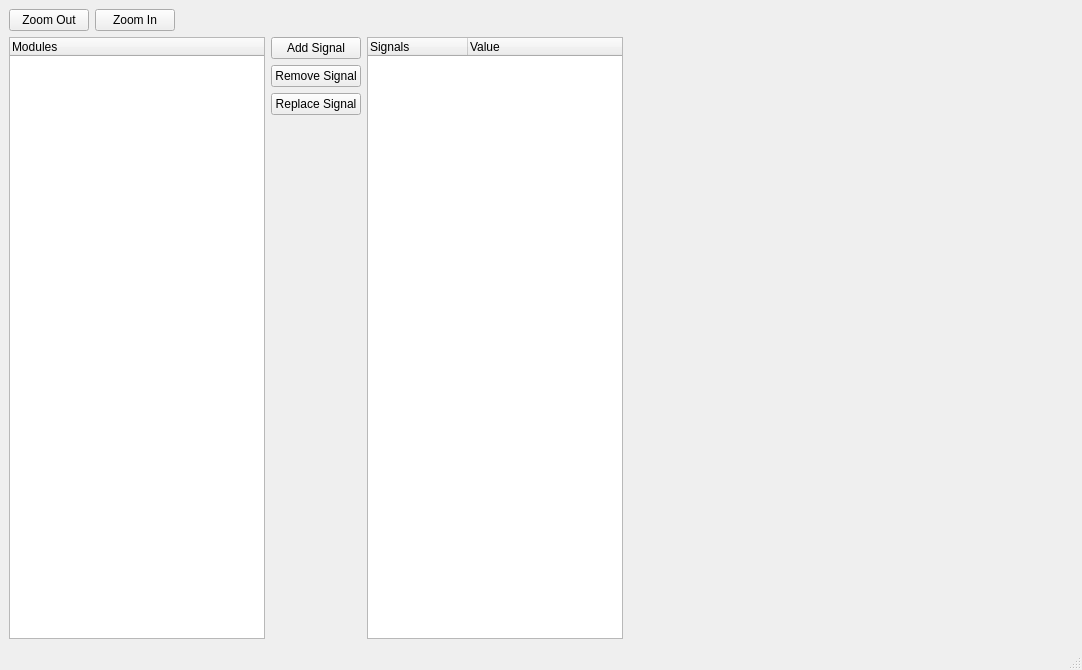
<?xml version="1.0" encoding="UTF-8"?>
<ui version="4.0">
 <class>MainWindow</class>
 <widget class="QMainWindow" name="MainWindow">
  <property name="enabled">
   <bool>true</bool>
  </property>
  <property name="geometry">
   <rect>
    <x>0</x>
    <y>0</y>
    <width>1082</width>
    <height>670</height>
   </rect>
  </property>
  <property name="minimumSize">
   <size>
    <width>0</width>
    <height>0</height>
   </size>
  </property>
  <property name="windowTitle">
   <string>MainWindow</string>
  </property>
  <widget class="QWidget" name="centralwidget">
   <property name="minimumSize">
    <size>
     <width>900</width>
     <height>400</height>
    </size>
   </property>
   <layout class="QHBoxLayout" name="horizontalLayout">
    <item>
     <layout class="QVBoxLayout" name="MainLayout" stretch="0,0">
      <item>
       <layout class="QHBoxLayout" name="MenuButtonLayout">
        <item>
         <widget class="QPushButton" name="ZoomOut">
          <property name="text">
           <string>Zoom Out</string>
          </property>
          <property name="icon">
           <iconset theme="zoom-out">
            <normaloff>.</normaloff>.</iconset>
          </property>
         </widget>
        </item>
        <item>
         <widget class="QPushButton" name="ZoomIn">
          <property name="autoFillBackground">
           <bool>false</bool>
          </property>
          <property name="text">
           <string>Zoom In</string>
          </property>
          <property name="icon">
           <iconset theme="zoom-in">
            <normaloff>.</normaloff>.</iconset>
          </property>
         </widget>
        </item>
        <item>
         <spacer name="MenuButtonSpacer">
          <property name="orientation">
           <enum>Qt::Horizontal</enum>
          </property>
          <property name="sizeHint" stdset="0">
           <size>
            <width>40</width>
            <height>20</height>
           </size>
          </property>
         </spacer>
        </item>
       </layout>
      </item>
      <item>
       <layout class="QHBoxLayout" name="MainModuleAndSignalLayout">
        <item>
         <widget class="QTreeWidget" name="ModuleTreeWidget">
          <property name="sizePolicy">
           <sizepolicy hsizetype="Fixed" vsizetype="Expanding">
            <horstretch>0</horstretch>
            <verstretch>0</verstretch>
           </sizepolicy>
          </property>
          <property name="verticalScrollBarPolicy">
           <enum>Qt::ScrollBarAsNeeded</enum>
          </property>
          <property name="autoScroll">
           <bool>true</bool>
          </property>
          <property name="verticalScrollMode">
           <enum>QAbstractItemView::ScrollPerItem</enum>
          </property>
          <property name="horizontalScrollMode">
           <enum>QAbstractItemView::ScrollPerPixel</enum>
          </property>
          <column>
           <property name="text">
            <string>Modules</string>
           </property>
          </column>
         </widget>
        </item>
        <item>
         <layout class="QVBoxLayout" name="SignalButtonLayout">
          <item>
           <widget class="QPushButton" name="AddSignal">
            <property name="text">
             <string>Add Signal</string>
            </property>
           </widget>
          </item>
          <item>
           <widget class="QPushButton" name="RemoveSignal">
            <property name="text">
             <string>Remove Signal</string>
            </property>
           </widget>
          </item>
          <item>
           <widget class="QPushButton" name="ReplaceSignal">
            <property name="text">
             <string>Replace Signal</string>
            </property>
           </widget>
          </item>
          <item>
           <spacer name="SignalButtonSpacer">
            <property name="orientation">
             <enum>Qt::Vertical</enum>
            </property>
            <property name="sizeHint" stdset="0">
             <size>
              <width>20</width>
              <height>40</height>
             </size>
            </property>
           </spacer>
          </item>
         </layout>
        </item>
        <item>
         <widget class="QTreeWidget" name="SignalTreeWidget">
          <property name="sizePolicy">
           <sizepolicy hsizetype="Fixed" vsizetype="Expanding">
            <horstretch>0</horstretch>
            <verstretch>0</verstretch>
           </sizepolicy>
          </property>
          <property name="verticalScrollBarPolicy">
           <enum>Qt::ScrollBarAsNeeded</enum>
          </property>
          <property name="horizontalScrollBarPolicy">
           <enum>Qt::ScrollBarAsNeeded</enum>
          </property>
          <attribute name="headerCascadingSectionResizes">
           <bool>false</bool>
          </attribute>
          <attribute name="headerHighlightSections">
           <bool>false</bool>
          </attribute>
          <column>
           <property name="text">
            <string>Signals</string>
           </property>
          </column>
          <column>
           <property name="text">
            <string>Value</string>
           </property>
          </column>
         </widget>
        </item>
        <item>
         <widget class="QWidget" name="SignalValueWidget" native="true"/>
        </item>
        <item>
         <spacer name="SignalValueSpacer">
          <property name="orientation">
           <enum>Qt::Horizontal</enum>
          </property>
          <property name="sizeHint" stdset="0">
           <size>
            <width>40</width>
            <height>20</height>
           </size>
          </property>
         </spacer>
        </item>
       </layout>
      </item>
     </layout>
    </item>
   </layout>
  </widget>
  <widget class="QMenuBar" name="menubar">
   <property name="geometry">
    <rect>
     <x>0</x>
     <y>0</y>
     <width>1082</width>
     <height>19</height>
    </rect>
   </property>
  </widget>
  <widget class="QStatusBar" name="statusbar"/>
 </widget>
 <resources/>
 <connections/>
</ui>
